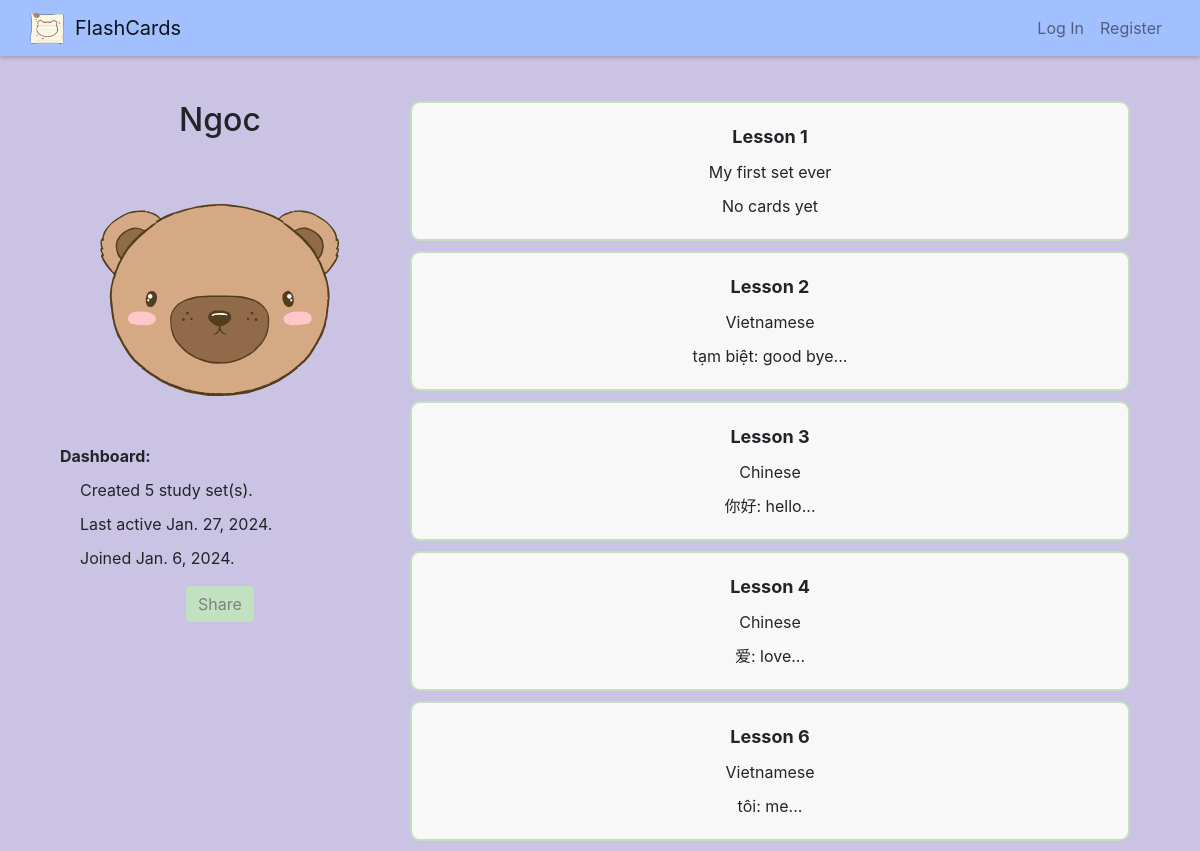
The page /user/Ngoc on the database as committed earlier.
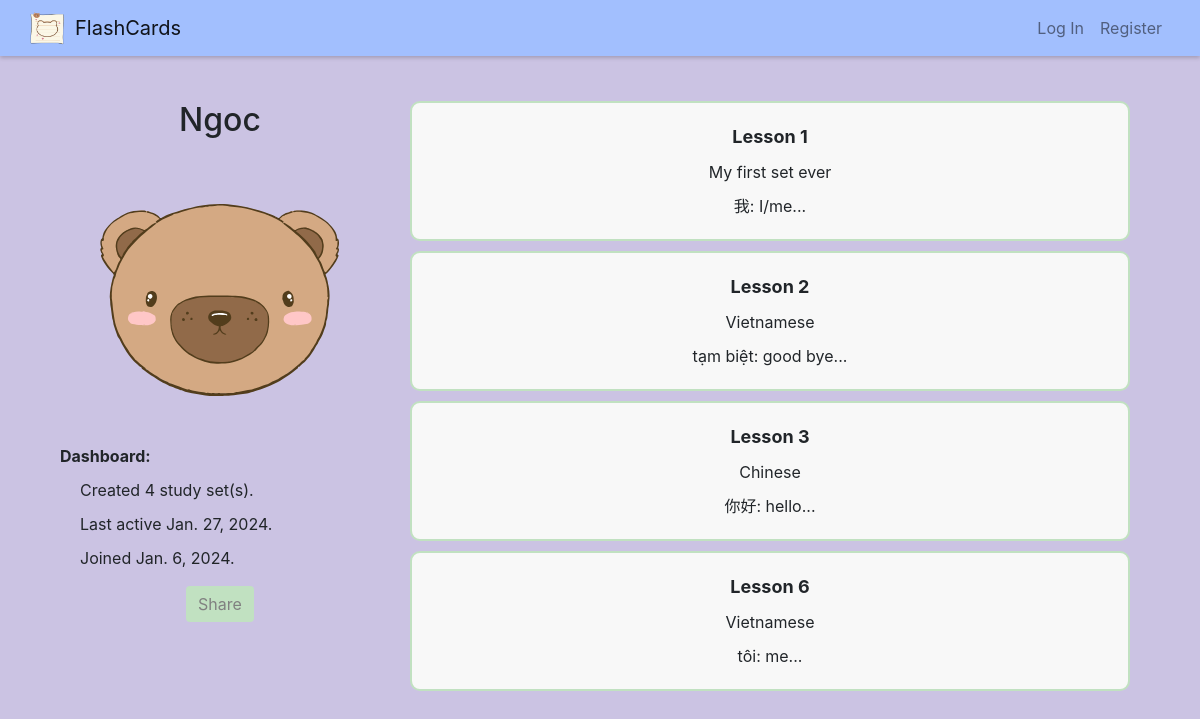
The same page on the database as committed later.
### flashcards/models.py (models this page shows)
class User(AbstractUser):
    pass

class Set(models.Model):
    owner = models.ForeignKey("User", on_delete=models.CASCADE, related_name="sets")
    name = models.CharField(max_length=255)
    description = models.TextField(blank=True)
    timestamp = models.DateTimeField(auto_now_add=True)

class Card(models.Model):
    set = models.ForeignKey("Set", on_delete=models.CASCADE, related_name="cards")
    term = models.CharField(max_length=255)
    definition = models.TextField()

### flashcards/views.py (the view)
# urls.py: path("user/<str:username>", views.user, name="user"),
def user(request, username):
    try:
        user = request.user
        user_displayed = User.objects.get(username=username)
    except User.DoesNotExist:
        return HttpResponseRedirect(reverse('error', args=(404,)))
    if request.method == "POST":
        if request.POST["action"] == "delete":
            if user == user_displayed:
                user_displayed.delete()
                HttpResponseRedirect(reverse("logout"))
    return render(request, "flashcards/user.html", {
        "user": user,
        "user_displayed": user_displayed
    })

### flashcards/templates/flashcards/user.html (shortened to what this page needs)
{% extends "flashcards/layout.html" %}
{% load static %}
{% block body %}
<div class="user-profile center">
    <div class="username-div">
        <h2>{{ user_displayed.username }}</h2>
        <img src="{% static 'flashcards/avatar-bear.svg' %}">
        <div class="left">
        <b>Dashboard:</b>
            <ul>
                <li>Created {{ user_displayed.sets.all.count}} study set(s).</li>
                <li>Last active {{ user_displayed.last_login.date }}.</li>
                <li>Joined {{ user_displayed.date_joined.date }}.</li>
            </ul>
        </div>
        <button onclick="share()" class="btn btn-info popup">Share
        </button>
    </div>
    <div class="study-sets-div">
        <div class="existing-sets-div center">
            {% for set in user_displayed.sets.all %}
            <div class="set-div existing" id="{{ set.id }}">
                <div class="set-item set-title">{{ set.name }}</div>
                <div class="set-item">
                    <ul>
                        <li>{{ set.description }}</li>
                        {% if set.cards.all %}
                            <li>{{ set.cards.all.first.term }}: {{ set.cards.all.first.definition }}...</li>
                        {% else %}
                            <li>No cards yet</li>
                        {% endif %}
                    </ul>
                </div>
            </div>
            {% endfor %}
        </div>
    </div>
</div>
{% endblock %}

### flashcards/templates/flashcards/layout.html (shortened to what this page needs)
{% load static %}
<!DOCTYPE html>
<html lang="en">
    <head>
        <link rel="stylesheet" href="https://cdn.jsdelivr.net/npm/bootstrap@4.3.1/dist/css/bootstrap.min.css">
        <link href="{% static 'flashcards/styles.css' %}" rel="stylesheet">
    </head>
    <body>
          <nav class="navbar navbar-expand-sm navbar-light bg-custom">
            <img id="logo" src="{% static 'flashcards/logo.png' %}" class="d-inline-block align-top" alt="">
            <a class="navbar-brand" href="{% url 'index' %}">FlashCards</a>
            <div class="collapse navbar-collapse justify-content-end" id="navbarNavAltMarkup">
              <div class="navbar-nav">
                {% if user.is_authenticated %}
                    <a class="nav-item nav-link" href="{% url 'create' %}">Create</a>
                    <a class="nav-item nav-link" href="{% url 'collection' %}">Collection</a>
                    <a class="nav-item nav-link" href="{% url 'user' user.username %}"><strong>{{ user.username }}</strong></a>
                    <a class="nav-item nav-link" href="{% url 'logout' %}">Log Out</a>
                {% else %}
                    <a class="nav-item nav-link" href="{% url 'login' %}">Log In</a>
                    <a class="nav-item nav-link" href="{% url 'register' %}">Register</a>
                {% endif %}
              </div>
            </div>
          </nav>
        <div class="body">
            {% block body %}
            {% endblock %}
        </div>
    </body>
</html>

### flashcards/static/flashcards/styles.css (style rules this page uses)
.body { margin-top: 30px; display: flex; flex-direction: column; min-height: 75vh; }
body { background-color: #CBC3E3; }
nav { box-shadow: 0 2px 4px 0 rgba(0,0,0,.2); }
.navbar { display: flex; padding-left: 30px; padding-right: 30px; }
.navbar-nav { text-align:right; }
h2 { padding: 5px; margin-bottom: 20px; }
.bg-custom { background-color: #a2bffe; }
img { margin-top: 2vh; width: 35vw; }
.left { text-align: left; }
.center { text-align: center; }
.existing-sets-div, .existing-cards-div, #edit-view { margin-top: 15px; }
.card-div, .set-div { border-radius: 10px; margin: 10px; padding: 5px; width: 60vw; transition: transform 0.3s ease-in-out; }
.existing { border: 2px solid #C1E1C1; background-color: #f8f8f8; }
.set-item { margin-bottom: 10px; }
.set-title { font-weight: bold; font-size: large; margin-top: 15px; }
ul { list-style-type: none; padding: 0; }
li { margin-bottom: 10px; margin-top: 10px; padding-right: 20px; padding-left: 20px; list-style-type: none; }
.popup { position: relative; display: inline-block; cursor: pointer; -webkit-user-select: none; -moz-user-select: none; -ms-user-select: none; user-select: none; }
.btn-info { background-color: #C1E1C1; border: none; color: grey; }
@media (min-width: 800px) { .user-profile { display: flex; flex-wrap: wrap; align-items: flex-start; padding-left: 5vw; padding-right: 5vw; } }
@media (min-width: 800px) { .study-sets-div { flex: 2; } }

Rows that differ between the two databases and show on the page:
removed Set: name "Lesson 4", description "Chinese", cards.all.first.term "爱", cards.all.first.definition "love"
computed for User "Ngoc": sets.all.count "5" → "4"
shown differently, row unchanged: Set "Lesson 1": cards.all.first.term (not shown) → "我"; cards.all.first.definition (not shown) → "I/me"; text "No cards yet" → ": ..."
